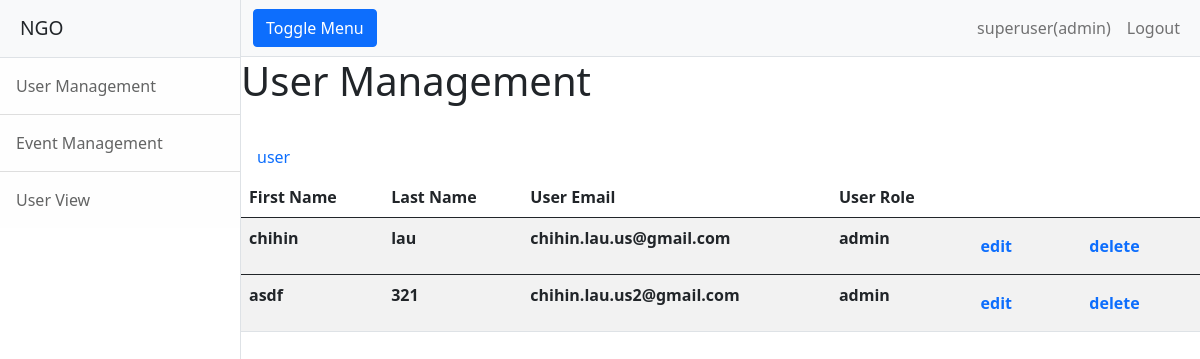
/users/ (signed in), run on an earlier commit of the app's database.
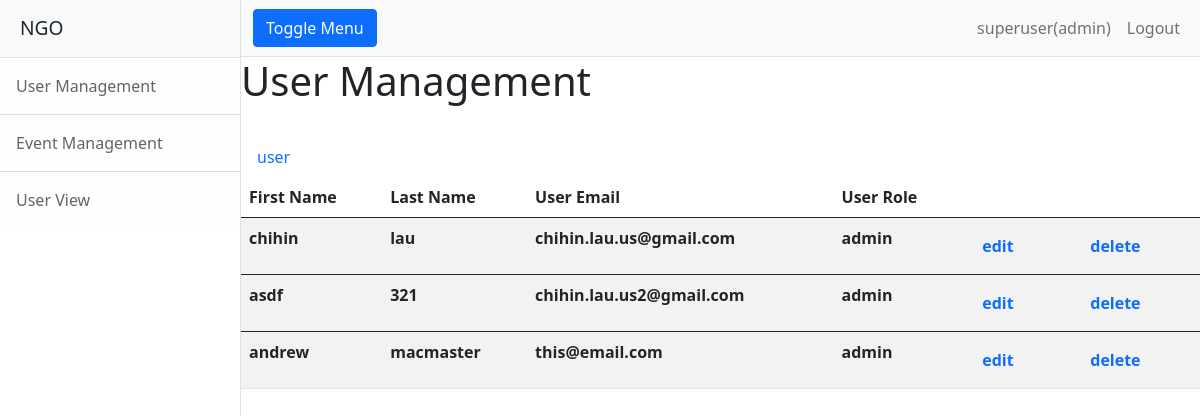
And on a later commit of the database.
### UserApp/models.py (models this page shows, shortened)
class CustomUser(AbstractBaseUser, PermissionsMixin):
    email = models.EmailField(_('email address'), unique=True)
    username = models.CharField(max_length=150, unique=True)
    firstName=models.CharField(max_length=40)
    lastName=models.CharField(max_length=40)
    role=models.CharField(max_length=40, default="user", choices = ROLE_CHOICES)
    is_staff = models.BooleanField(default=False)
    is_active = models.BooleanField(default=True)
    objects = CustomAccountManager()
    USERNAME_FIELD = 'username'
    REQUIRED_FIELDS = ["email", "firstName", "lastName", "role"]

### UserApp/views.py (the view)
# urls.py: path('', UserListView.as_view(), name="users-list"),
class UserListView(LoginRequiredMixin, ListView):
	model = CustomUser
	template_name = "UserApp/customuser_list.html"
	context_object_name = "users"
	def dispatch(self, request, *args, **kwargs):
		if request.user.is_authenticated:
			if not request.user.role=="admin":
				return HttpResponseForbidden()
		else:
			return HttpResponseForbidden()
		return super().dispatch(request, *args, **kwargs)

### UserApp/templates/UserApp/customuser_list.html (shortened to what this page needs)
{% extends "UserApp/base.html" %}
{% block content %}
  <h1>User Management</h1>
   <a class="nav-link" href="{% url "register" %}">&nbsp;&nbsp;&nbsp;&nbsp;&nbsp;&nbsp;&nbsp;&nbsp;&nbsp;&nbsp;&nbsp;&nbsp;&nbsp;&nbsp;&nbsp;&nbsp;&nbsp;&nbsp;&nbsp;&nbsp;&nbsp;&nbsp;&nbsp;&nbsp;&nbsp;&nbsp;&nbsp;&nbsp;&nbsp;&nbsp;&nbsp;&nbsp;&nbsp;&nbsp;&nbsp;&nbsp;&nbsp;&nbsp;&nbsp;&nbsp;&nbsp;&nbsp;&nbsp;&nbsp;&nbsp;&nbsp;&nbsp;&nbsp;&nbsp;&nbsp;&nbsp;&nbsp;&nbsp;&nbsp;&nbsp;&nbsp;&nbsp;&nbsp;&nbsp;&nbsp;&nbsp;&nbsp;&nbsp;&nbsp;&nbsp;&nbsp;&nbsp;&nbsp;&nbsp;&nbsp;&nbsp;&nbsp;&nbsp;&nbsp;&nbsp;&nbsp;&nbsp;&nbsp;&nbsp;&nbsp;&nbsp;&nbsp;&nbsp;&nbsp;&nbsp;&nbsp;&nbsp;&nbsp;&nbsp;&nbsp;&nbsp;&nbsp;&nbsp;&nbsp;&nbsp;&nbsp;&nbsp;&nbsp;&nbsp;&nbsp;&nbsp;&nbsp;&nbsp;&nbsp;&nbsp;&nbsp;&nbsp;&nbsp;&nbsp;&nbsp;&nbsp;&nbsp;&nbsp;&nbsp;&nbsp;&nbsp;&nbsp;&nbsp;&nbsp;&nbsp;&nbsp;&nbsp;&nbsp;&nbsp;&nbsp;&nbsp;&nbsp;&nbsp;&nbsp;&nbsp;&nbsp;&nbsp;&nbsp;&nbsp;&nbsp;&nbsp;&nbsp;&nbsp;&nbsp;&nbsp;&nbsp;&nbsp;&nbsp;&nbsp;&nbsp;&nbsp;&nbsp;&nbsp;&nbsp;&nbsp;&nbsp;&nbsp;&nbsp;&nbsp;&nbsp;&nbsp;&nbsp;&nbsp;&nbsp;&nbsp;&nbsp;&nbsp;&nbsp;&nbsp;&nbsp;&nbsp;&nbsp;&nbsp;&nbsp;&nbsp;&nbsp;&nbsp;&nbsp;&nbsp;&nbsp;&nbsp;&nbsp;&nbsp;&nbsp;&nbsp;&nbsp;&nbsp;&nbsp;&nbsp;&nbsp;&nbsp;&nbsp;&nbsp;&nbsp;&nbsp;&nbsp;&nbsp;&nbsp;&nbsp;&nbsp;&nbsp;&nbsp;&nbsp;&nbsp;&nbsp;&nbsp;&nbsp;&nbsp;&nbsp;&nbsp;&nbsp;&nbsp;&nbsp;&nbsp;&nbsp;&nbsp;&nbsp;&nbsp;&nbsp;&nbsp;&nbsp;&nbsp;&nbsp;&nbsp;&nbsp;&nbsp;&nbsp;&nbsp;&nbsp;&nbsp;&nbsp;&nbsp;&nbsp;&nbsp;&nbsp;&nbsp;&nbsp;&nbsp;&nbsp;&nbsp;&nbsp;&nbsp;&nbsp;&nbsp;&nbsp;&nbsp;&nbsp;&nbsp;&nbsp;&nbsp;&nbsp;&nbsp;&nbsp;&nbsp;&nbsp;&nbsp;&nbsp;&nbsp;&nbsp;&nbsp;Add user</a>
  <table class="table table-striped">
  <thead class="thead-dark">
    <tr>
      <th scope="col">First Name</th>
      <th scope="col">Last Name</th>
      <th scope="col">User Email</th>
      <th scope="col">User Role</th>
      <th scope="col">&nbsp;&nbsp;</th>
      <th scope="col">&nbsp;&nbsp;</th>
    </tr>
  </thead>
  {% for user in users %}
      <tr>
        <th>{{ user.firstName }}</th>
        <th>{{ user.lastName }}</th>
        <th>{{ user.email }}</th>
        <th>{{ user.role }}</th>
        <th><a class="nav-link" href="{% url 'users-update' user.pk %}">edit</a></th>
        <th><a class="nav-link" href="{% url 'users-delete' user.pk %}">delete</a></th>
      </tr>
  {% endfor %}
  </table>
{% endblock content %}

### UserApp/templates/UserApp/base.html (shortened to what this page needs)
{% load static %}
<!DOCTYPE html>
<html lang="en">
    <head>
        <link href="{% static 'css/styles.css' %}" rel="stylesheet" />
    </head>
    <body>
        <div class="d-flex" id="wrapper">
            <div class="border-end bg-white" id="sidebar-wrapper">
                <div class="sidebar-heading border-bottom bg-light">NGO</div>
                <div class="list-group list-group-flush">
                    {% if user.is_authenticated %}
                      {% if user.role == "admin" %}
                        <a class="list-group-item list-group-item-action list-group-item-light p-3" href="{% url 'users-list' %}">User Management</a>
                        <a class="list-group-item list-group-item-action list-group-item-light p-3" href="{% url 'events-list' %}">Event Management</a>
                        <a class="list-group-item list-group-item-action list-group-item-light p-3" href="#!">User View</a>
                      {% endif %}
                    {% else %}
                    <a class="list-group-item list-group-item-action list-group-item-light p-3" href="#!">Event </a>
                    {% endif %}
                </div>
            </div>
            <div id="page-content-wrapper">
                <nav class="navbar navbar-expand-lg navbar-light bg-light border-bottom">
                    <div class="container-fluid">
                        <button class="btn btn-primary" id="sidebarToggle">Toggle Menu</button>
                        <div class="collapse navbar-collapse" id="navbarSupportedContent">
                            <ul class="navbar-nav ms-auto mt-2 mt-lg-0">
                                {% if user.is_authenticated %}
                                  <li class="nav-item active"><a class="nav-link" href="#!">{{ request.user.username }}({{ user.role }})</a></li>
                                  <a class="nav-item nav-link" href="{% url 'logout' %}">Logout</a>
                                {% else %}
                                  <a class="nav-item nav-link" href="{% url 'login' %}">Login</a>
                                {% endif %}
                            </ul>
                        </div>
                    </div>
                </nav>
                {% block content %}{% endblock %}
            </div>
        </div>
    </body>
</html>

What changed in the data, as far as the page shows it:
added CustomUser: firstName "andrew", lastName "macmaster", email "this@email.com", role "admin"
